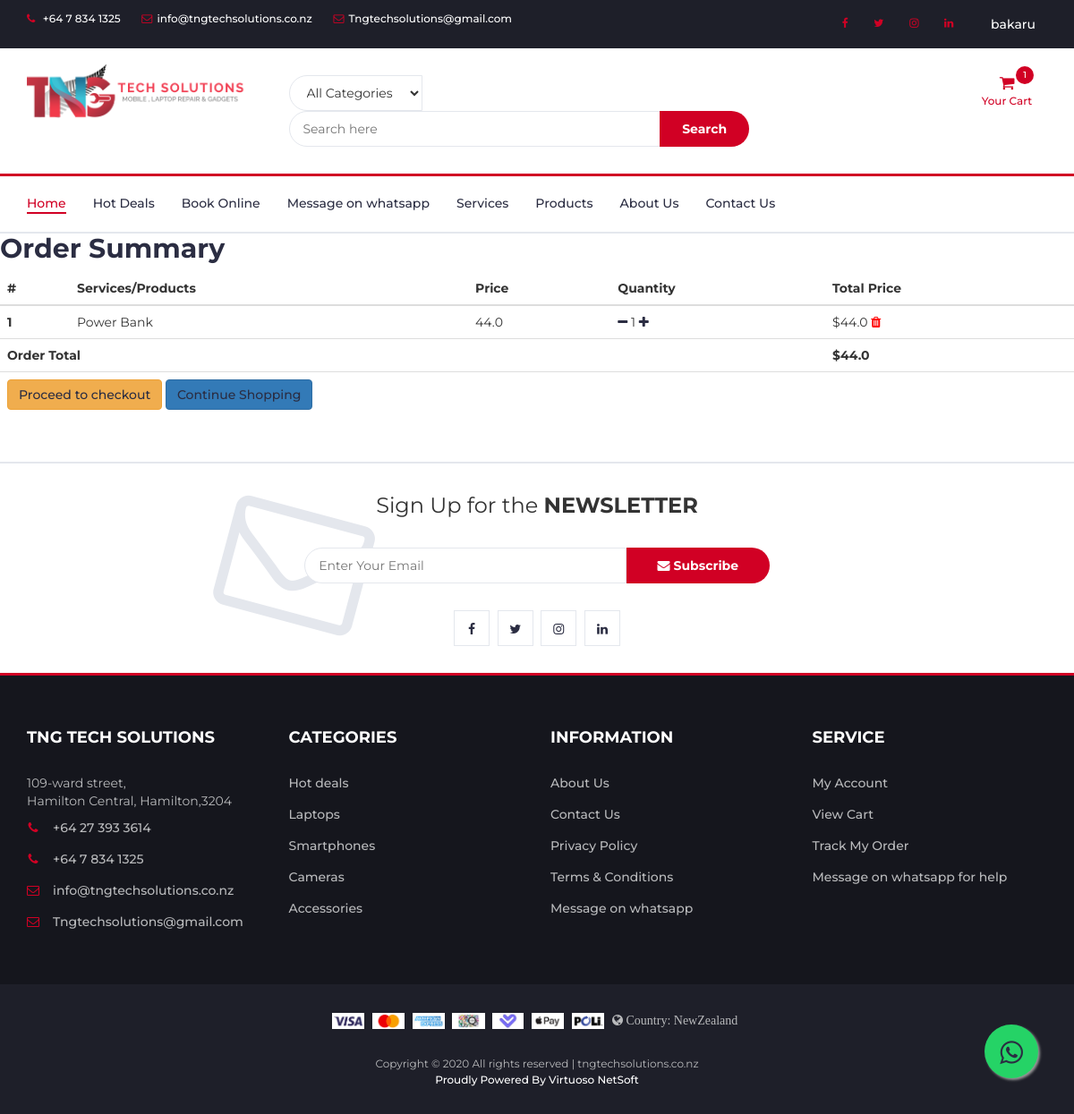
Before: /order-summary/ (signed in) with the older database file.
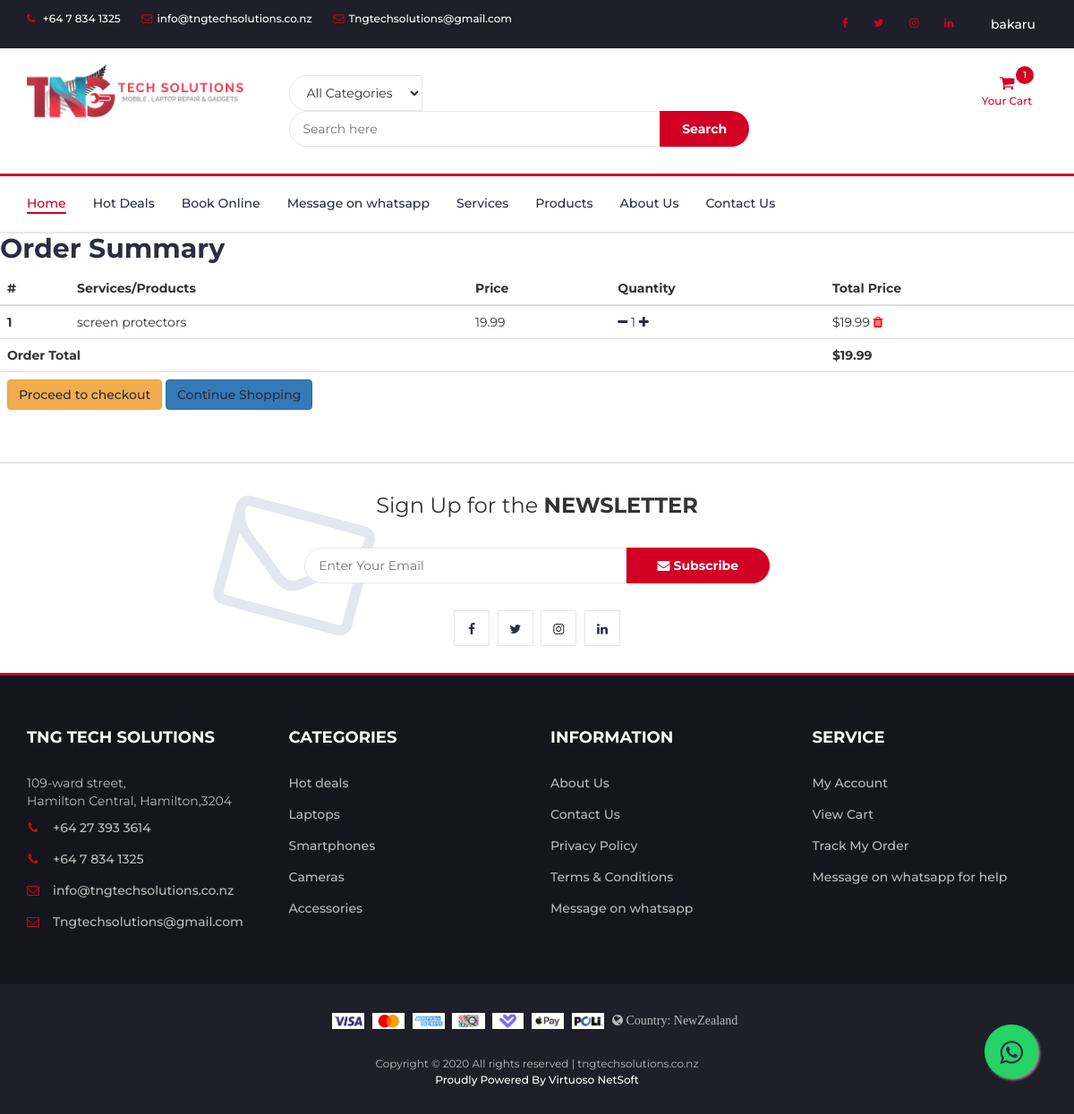
After: the same page with the newer database file.
### prod/models.py (models this page shows, shortened)
class Order(models.Model):
    user=models.ForeignKey(User,on_delete=models.CASCADE)
    ref_code=models.CharField(max_length=20,blank=True,null=True)
    tngproduct=models.ManyToManyField(OrderItem)
    ordered=models.BooleanField(default=False)
    start_date=models.DateTimeField(default=timezone.now)
    ordered_date=models.DateTimeField()
    shipping_address=models.ForeignKey('Address',related_name='shipping_address',on_delete=models.SET_NULL,blank=True,null=True)
    billing_address=models.ForeignKey('Address',related_name='billing_address',on_delete=models.SET_NULL,blank=True,null=True)
    payment=models.ForeignKey('Payment',on_delete=models.SET_NULL,blank=True,null=True)
    coupon = models.ForeignKey('Coupon',on_delete=models.SET_NULL,blank=True,null=True)
    being_delivered=models.BooleanField(default=False)
    received=models.BooleanField(default=False)
    refund_requested=models.BooleanField(default=False)
    refund_granted=models.BooleanField(default=False)
    def get_total(self):
        total=0
        for order_item in self.tngproduct.all():
            total+=order_item.get_final_price()
        if self.coupon:
            total-=self.coupon.amount
        return total

class OrderItem(models.Model):
    user=models.ForeignKey(User,on_delete=models.CASCADE)
    ordered=models.BooleanField(default=False)
    tngproducts=models.ForeignKey(TngProducts,on_delete=models.CASCADE,default='')
    quantity=models.IntegerField(default=1)
    def get_total_item_price(self):
        return self.quantity * self.tngproducts.Price
    def get_final_price(self):
        if self.tngproducts.Discount_Price:
            return self.get_total_discount_price()
        return self.get_total_item_price()

class TngProducts(models.Model):
    CATEGORY_CHOICES=(
        ('MA','Mobile Accessories'),
        ('LA','Laptop Accessories'),
        ('TA','Tablet Accessories'),
        ('EG','Electronic Gadgets'),
        ('NA','Latest Accessories'),
        ('MR','Mobile Repair'),
        ('LR','Laptop/Computer Repair'),
        ('TR','iPad/Tablet Repair')
    )
    Name=models.CharField(max_length=100)
    Details=models.TextField()
    Additional_Details=models.TextField(blank=True,null=True)
    Price=models.FloatField()
    Discount_Price=models.FloatField(blank=True,null=True)
    category=models.CharField(max_length=2,choices=CATEGORY_CHOICES,default='A')
    subcategory = models.CharField(max_length = 100,default='none')
    brand = models.CharField(max_length = 50,default='none')
    model = models.CharField(max_length = 100,default='none')
    label=models.CharField(max_length=1,choices=LABEL_CHOICES,default='R')
    slug=models.SlugField(unique = True)
    image=models.ImageField(upload_to='product_pics')
    image1=models.ImageField(null=True,blank=True,upload_to='product_pics')
    image2=models.ImageField(null=True,blank=True,upload_to='product_pics')
    image3=models.ImageField(null=True,blank=True,upload_to='product_pics')
    image4=models.ImageField(null=True,blank=True,upload_to='product_pics')
    """ def save(self,*args,**kwargs):
        self.slug = slugify(''.join(random.choices(string.ascii_lowercase + string.digits, k=6)))
        super(TngProducts,self).save(self,*args,**kwargs) """
    class Meta:
        verbose_name_plural = 'Products'

### prod/views.py (the view)
# urls.py: path('order-summary/',ob.OrderSummaryView.as_view(),name='order-summary'),
class OrderSummaryView(View):
    def get(self,*args,**kwargs):
        if self.request.user.is_authenticated:
            try:
                order=Order.objects.get(user=self.request.user,ordered=False)
                context={
                    'object':order
                }
                return render(self.request,'prod/order-summary.html',context)
            except ObjectDoesNotExist:
                messages.warning(self.request,f'You do not have an active order')
                return redirect("/")
        else :
            prs = TngProducts.objects.all()
            context = {
                'prs': prs
            }
            return render(self.request,'prod/order-summary.html',context)

### prod/templates/prod/order-summary.html (shortened to what this page needs)
{% extends "prod/base.html" %}
{% block secheku %}
<div class="table-responsive">
  <h2>Order Summary</h2>
  <table class="table">
    <thead>
      <tr>
        <th scope="col">#</th>
        <th scope="col">Services/Products</th>
        <th scope="col">Price</th>
        <th scope="col">Quantity</th>
        <th scope="col">Total Price</th>
      </tr>
    </thead>
    {% if user.is_authenticated %}
    <tbody>
      {% for order_item in object.tngproduct.all %}
      <tr>
        <th scope="row">{{ forloop.counter }}</th>
        <td>{{ order_item.tngproducts.Name }}</td>
        <td>{{ order_item.tngproducts.Price }}</td>
        <td>
          <a href="{% url 'removeitemfromcart' order_item.tngproducts.slug %}"><i class="fa fa-minus mr-2"></i></a>
            {{ order_item.quantity }}
          <a href="{% url 'addtocart' order_item.tngproducts.slug %}"><i class="fa fa-plus ml-2"></i></a>
        </td>
        <td>
          {% if order_item.tngproducts.Discount_Price %}
            ${{ order_item.get_total_discount_price }}
            <span class="badge badge-primary">saving ${{ order_item.get_amount_save }}</span>
          {% else %}
            ${{ order_item.get_total_item_price }}
          {% endif %}
          <a style="color:red;" href="{% url 'removefromcart' order_item.tngproducts.slug %}"><i class="fa fa-trash float-right"></i></a>
        </td>
      </tr>
      {% endfor %}
      {% if object.tngproduct.all %}
        {% if object.get_total %}
        <tr>
          <td colspan="4"><b>Order Total</b></td>
          <td><b>${{ object.get_total }}</b></td>
        </tr>
        <tr>
          <td colspan="5">
            <a class='btn btn-warning my-2 float-right ml-2' href='/checkout/'>Proceed to checkout</a>
            <a href="/" class='btn btn-primary my-2 float-right'>Continue Shopping</a>
          </td>
        </tr>
        {% endif %}
      {% endif %}
    </tbody>
    {% endif %}
  </table>
</div>
{% endblock secheku %}

### prod/templates/prod/base.html (shortened to what this page needs)
{% load static %}
{% load cart_template_tags %}
<!DOCTYPE html>
<html lang="en">
<head>
	<link type="text/css" rel="stylesheet" href="{% static 'prod/css/bootstrap.min.css' %}" />
	<link type="text/css" rel="stylesheet" href="{% static 'prod/css/slick.css' %}" />
	<link type="text/css" rel="stylesheet" href="{% static 'prod/css/slick-theme.css' %}" />
	<link type="text/css" rel="stylesheet" href="{% static 'prod/css/nouislider.min.css' %}" />
	<link rel="stylesheet" href="{% static 'prod/css/font-awesome.min.css' %}">
	<link type="text/css" rel="stylesheet" href="{% static 'prod/css/style.css' %}" />
</head>
<body>
	<section>
	<header>
		<div id="top-header">
			<div class="container">
				<ul class="header-links pull-left">
					<li><a href="tel:+64 7 834 1325"><i class="fa fa-phone"></i> +64 7 834 1325</a></li>
					<li><a href="mailto:info@tngtechsolutions.co.nz"><i
								class="fa fa-envelope-o"></i>info@tngtechsolutions.co.nz</a></li>
					<li><a href="mailto:Tngtechsolutions@gmail.com"><i class="fa fa-envelope-o"></i>Tngtechsolutions@gmail.com</a></li>
				</ul>
				<ul class="header-links pull-right">
					<li class="nav-item">
						<a href="https://www.facebook.com/tngtechsolutions/" class="nav-link waves-effect"
							target="_blank" rel="noopener">
							<i class="fa fa-facebook"></i>
						</a>
					</li>
					<li class="nav-item">
						<a href="https://twitter.com/tng_tech" class="nav-link waves-effect" target="_blank" rel="noopener">
							<i class="fa fa-twitter"></i>
						</a>
					</li>
					<li class="nav-item">
						<a href="https://www.instagram.com/tngtech.nz/" class="nav-link waves-effect" target="_blank" rel="noopener">
							<i class="fa fa-instagram"></i>
						</a>
					</li>
					<li class="nav-item">
						<a href="https://www.linkedin.com/company/tng-tech-solutions/" class="nav-link waves-effect"
							target="_blank" rel="noopener">
							<i class="fa fa-linkedin"></i>
						</a>
					</li>
					{% if user.is_authenticated %}
					<li class="nav-item dropdown">
						<div class="dropdown show">
							<a class="btn dropdown-toggle" href="#" role="button" id="dropdownMenuLink"
								data-toggle="dropdown" aria-haspopup="true" aria-expanded="false">
								{{ user.username }}
							</a>
						</div>
					</li>
					{% endif %}
				</ul>
			</div>
		</div>
		<div id="header">
			<div class="container">
				<div class="row">
					<div class="col-md-3">
						<div class="header-logo">
							<a href="{% url 'homie' %}" class="logo">
								<img src="{% static 'prod/img/logo-black.png' %}" alt="" style="width:250px;">
							</a>
						</div>
					</div>
					<div class="col-md-6">
						<div class="header-search">
							<form method="get" action="{% url 'searchprod' %}">
								<select class="input-select">
									<option value="0">All Categories</option>
								</select>
								<input class="input" type="text" name="search" placeholder="Search here">
								<button class="search-btn" type="submit">Search</button>
							</form>
						</div>
					</div>
					<div class="col-md-3 clearfix">
						<div class="header-ctn">
							{% if user.is_authenticated %}
							<div class="dropdown">
								<a href="{% url 'order-summary' %}" aria-expanded="true">
									<i class="fa fa-shopping-cart"></i>
									<span>Your Cart</span>
									{% if request.user|cart_item_count != 0 %}
									<div class="qty">{{ request.user|cart_item_count }}</div>
									{% endif %}
								</a>
							</div>
							{% endif %}
						</div>
					</div>
				</div>
			</div>
		</div>
	</header>
	<nav id="navigation">
		<div class="container">
			<div id="responsive-nav">
				<ul class="main-nav nav navbar-nav">
					<li class="active"><a href="{% url 'homie' %}">Home</a></li>
					<li><a href="#">Hot Deals</a></li>
					<li><a href="/online-booking/nan/">Book Online</a></li>
					<li><a href="https://wa.me/message/X66SOD5VCXEAF1">Message on whatsapp</a></li>
					<li><a href="/serv-prod/serv/">Services</a></li>
					<li><a href="/serv-prod/prdcts/">Products</a></li>
					<li><a href="{% url 'about' %}">About Us</a></li>
					<li><a href="{% url 'contact' %}">Contact Us</a></li>
				</ul>
			</div>
		</div>
	</nav>
	{% block secheku  %}
	{% endblock secheku %}
	<div id="newsletter" class="section">
		<div class="container">
			<div class="row">
				<div class="col-md-12">
					<div class="newsletter">
						<p>Sign Up for the <strong>NEWSLETTER</strong></p>
						<form method="POST" action="{% url 'homenews' %}">
							<input class="input" name="email" type="email" placeholder="Enter Your Email">
							<button class="newsletter-btn" type="submit"><i class="fa fa-envelope"></i>
								Subscribe</button>
						</form>
						<ul class="newsletter-follow">
							<li>
								<a href="https://www.facebook.com/tngtechsolutions/" target="_blank"><i
										class="fa fa-facebook"></i></a>
							</li>
							<li>
								<a href="https://twitter.com/tng_tech" target="_blank"><i class="fa fa-twitter"></i></a>
							</li>
							<li>
								<a href="https://www.instagram.com/tngtech.nz/" target="_blank"><i
										class="fa fa-instagram"></i></a>
							</li>
							<li>
								<a href="https://www.linkedin.com/company/tng-tech-solutions/" target="_blank"><i
										class="fa fa-linkedin"></i></a>
							</li>
						</ul>
					</div>
				</div>
			</div>
		</div>
	</div>
	<a href="https://wa.me/message/X66SOD5VCXEAF1" class="float" target="_blank" rel="noopener">
		<i class="fa fa-whatsapp" aria-hidden="true" style="margin-top: 16px;"></i>
		</a>
	<footer id="footer">
		<div class="section">
			<div class="container">
				<div class="row">
					<div class="col-md-3 col-xs-6">
						<div class="footer">
							<h3 class="footer-title">TNG Tech Solutions</h3>
							<p>109-ward street,<br> Hamilton Central, Hamilton,3204</p>
							<ul class="footer-links">
								<li><a href="tel:+64 27 393 3614"><i class="fa fa-phone"></i>+64 27 393 3614</a></li>
								<li><a href="tel:+64 7 834 1325"><i class="fa fa-phone"></i>+64 7 834 1325</a></li>
								<li><a href="mailto:info@tngtechsolutions.co.nz"><i
											class="fa fa-envelope-o"></i>info@tngtechsolutions.co.nz</a></li>
								<li><a href="mailto:Tngtechsolutions@gmail.com"><i class="fa fa-envelope-o"></i>Tngtechsolutions@gmail.com</a></li>
							</ul>
						</div>
					</div>
					<div class="col-md-3 col-xs-6">
						<div class="footer">
							<h3 class="footer-title">Categories</h3>
							<ul class="footer-links">
								<li><a href="#">Hot deals</a></li>
								<li><a href="#">Laptops</a></li>
								<li><a href="#">Smartphones</a></li>
								<li><a href="#">Cameras</a></li>
								<li><a href="#">Accessories</a></li>
							</ul>
						</div>
					</div>
					<div class="col-md-3 col-xs-6">
						<div class="footer">
							<h3 class="footer-title">Information</h3>
							<ul class="footer-links">
								<li><a href="{% url 'about' %}">About Us</a></li>
								<li><a href="{% url 'contact' %}">Contact Us</a></li>
								<li><a href="{% url 'privacy' %}">Privacy Policy</a></li>
								<li><a href="{% url 'tandc' %}">Terms & Conditions</a></li>
								<li><a href="https://wa.me/message/X66SOD5VCXEAF1">Message on whatsapp</a></li>
							</ul>
						</div>
					</div>
					<div class="col-md-3 col-xs-6">
						<div class="footer">
							<h3 class="footer-title">Service</h3>
							<ul class="footer-links">
								<li><a href="{% url 'profile' %}">My Account</a></li>
								<li><a href="/order-summary/">View Cart</a></li>
								<li><a href="#">Track My Order</a></li>
								<li><a href="https://wa.me/message/X66SOD5VCXEAF1">Message on whatsapp for help</a></li>
							</ul>
						</div>
					</div>
				</div>
			</div>
		</div>
		<div id="bottom-footer" class="section">
			<div class="container">
				<div class="row">
					<div class="col-md-12 text-center">
						<ul class="footer-payments">
							<li><img src="{% static 'prod/img/visa.jpg' %}" alt="" style="height: 18px;"></li>
							<li><img src="{% static 'prod/img/mastercard.jpg' %}" alt="" style="height: 18px;"></li>
							<li><img src="{% static 'prod/img/american-express.jpg' %}" alt="" style="height: 18px;"></li>
							<li><img src="{% static 'prod/img/qcard.jpg' %}" alt="" style="height: 18px;"></li>
							<li><img src="{% static 'prod/img/laybuy.jpg' %}" alt="" style="height: 18px;"></li>
							<li><img src="{% static 'prod/img/apple-pay.jpg' %}" alt="" style="height: 18px;"></li>
							<li><img src="{% static 'prod/img/poli.jpg' %}" alt="" style="height: 18px;"></li>
							<li class="ml-4">  <i class="fa fa-globe"> Country: NewZealand</i></li>
						</ul>
						<span class="copyright">
							Copyright &copy;
							<script>document.write(new Date().getFullYear());</script> All rights reserved |
							tngtechsolutions.co.nz <br> <a href="https://www.virtuosonetsoft.com/contact.php" target="_blank" style="color: white;" rel="noopener">
								Proudly Powered By Virtuoso NetSoft</a>
						</span>
					</div>
				</div>
			</div>
		</div>
	</footer>
	</section>
</body>
</html>

Changed rows visible on the page:
no longer on this page (row edited): OrderItem: tngproducts.Name "Power Bank", tngproducts.Price "44.0", quantity "1", get_total_item_price "44.0"
no longer on this page (row edited): Order: get_total "44.0"
added OrderItem: tngproducts.Name "screen protectors", tngproducts.Price "19.99", quantity "1", get_total_item_price "19.99"
added Order: get_total "19.99"
